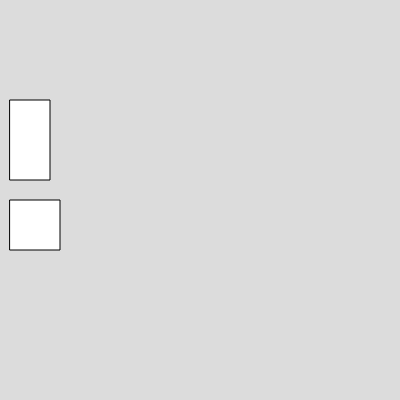
Frame 1 (no input)
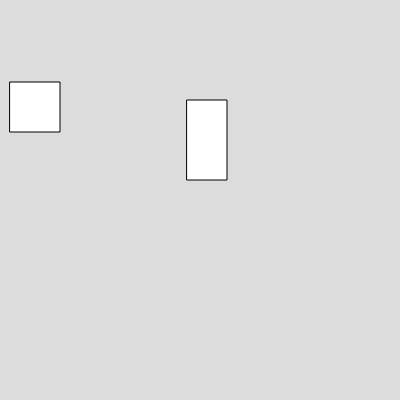
Frame 60 (no input)
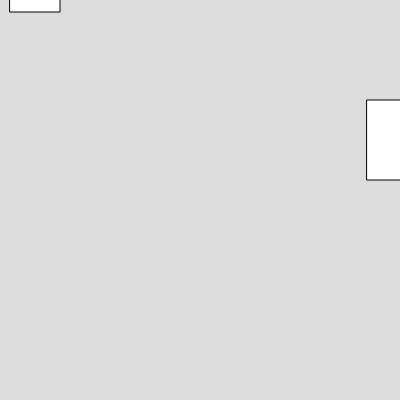
Frame 120 (the mouse pressed at the canvas centre since frame 60)

The p5.js sketch that drew these frames (run headless with seeded random() and noise() and a simulated clock; from frame 60 on, the mouse is pressed at the canvas centre):

// p5.js sketch
// ── sketch.js

var box1, box2
function setup() 
{
  createCanvas(400, 400);

  box1 = new Box (10, 100, 40, 80, 3)
  box2 = new Box (10, 200, 50, 50, 2, 2)
  
}

function draw() 
{
  background(220);
  box1.show();
  box1.move();

  box2.show();
  box2.moveUp();

}


// ── box.js
class Box
  {
    constructor(x,y,w,h,vx,vy)
    {
      this.x =x;
      this.y =y;
      this.w =w;
      this.h = h;
      this.vx = vx;
      this.vy = vy;
    }
    
    show()
    {
      rect(this.x,this.y,this.w,this.h)
    }
    
    move()
    {
      this.x = this.x+this.vx;
    }

    moveUp()
    {
      this.y = this.y - this.vy
    }

  }

  
